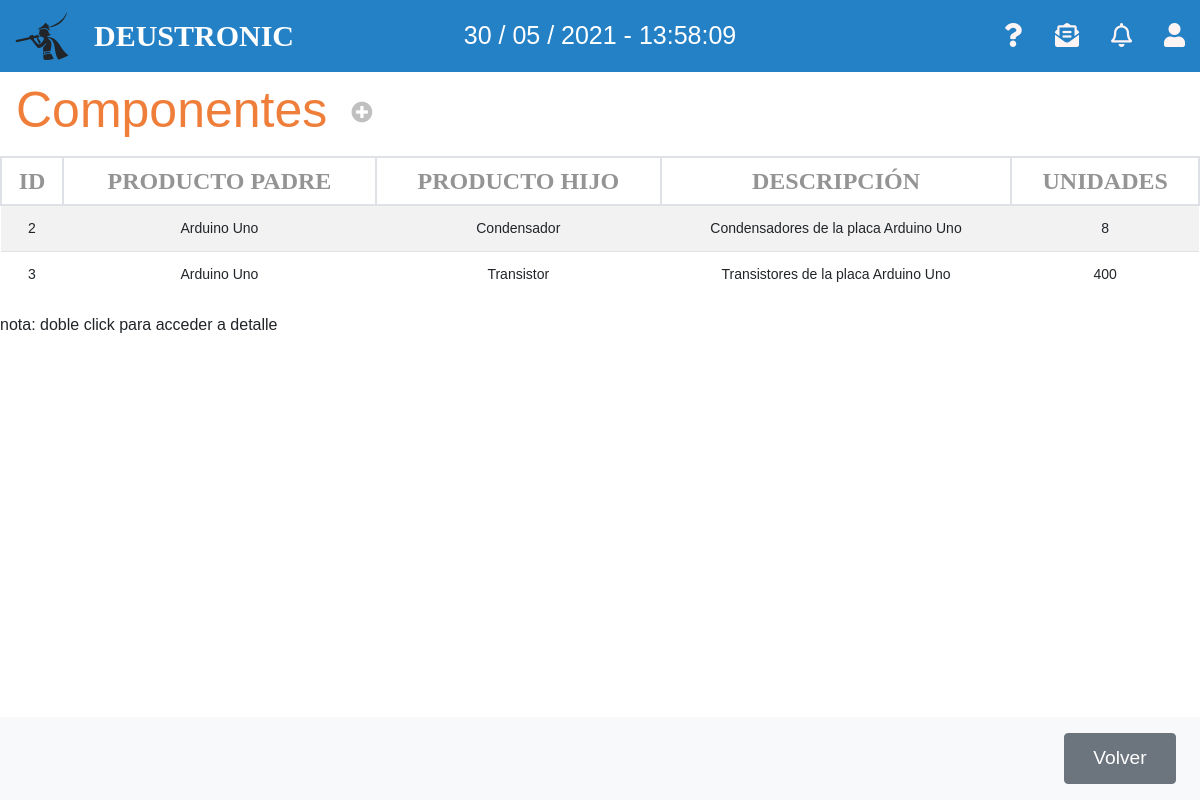
The page /appEntrega/componentes/ on the database as committed earlier.
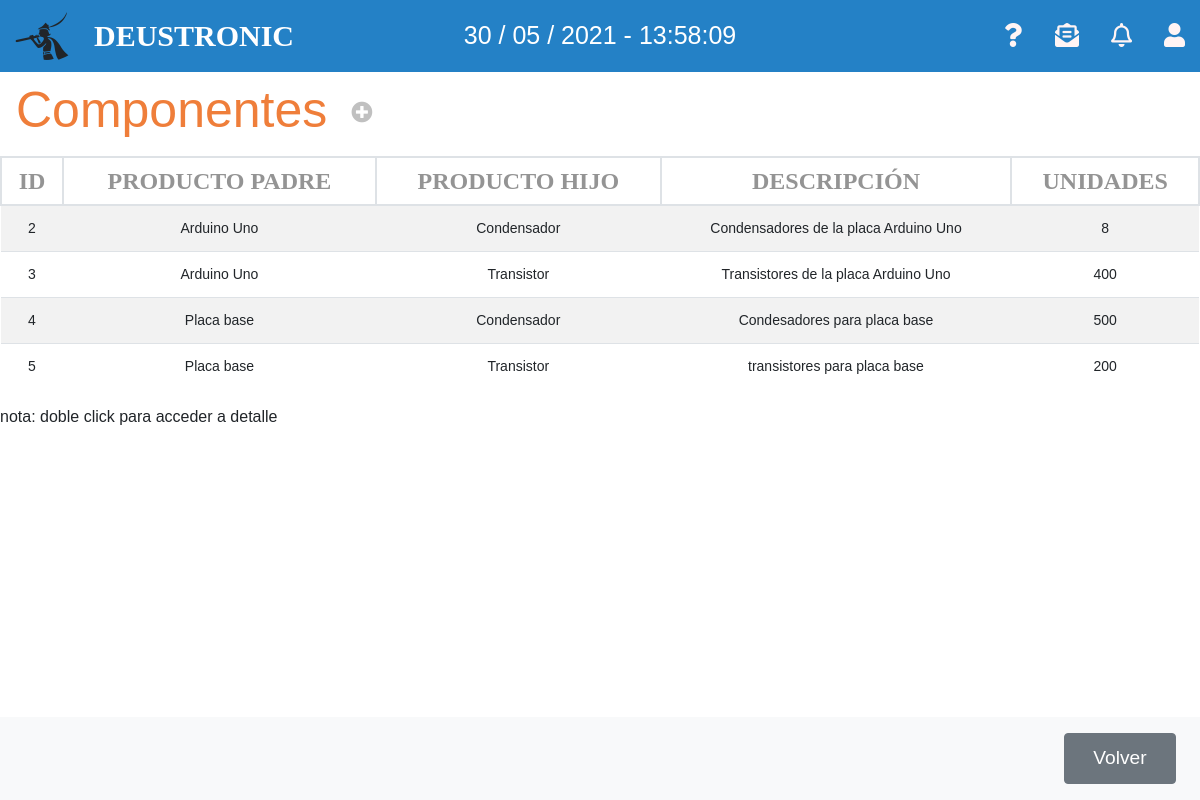
The same page on the database as committed later.
### appEntrega/models.py (models this page shows, shortened)
class Componente(models.Model):
    componente_producto_padre = models.ForeignKey(Producto, related_name='producto_padre', null=False,
                                                  on_delete=models.CASCADE,
                                                  default=0)
    componente_producto = models.ForeignKey(Producto, related_name='producto', null=False, on_delete=models.CASCADE,
                                            default=0)
    componente_unidades = models.PositiveIntegerField(default=1)
    componente_descripcion = models.CharField(max_length=250)

class Producto(models.Model):
    producto_referencia = models.CharField(max_length=13, primary_key=True)
    producto_nombre = models.CharField(max_length=50)
    producto_descripcion = models.CharField(max_length=250)
    producto_categoria = models.CharField(max_length=50)
    producto_precio = models.DecimalField(max_digits=10, decimal_places=2, default=0)
    producto_pdf = models.FileField(blank=True,null=True)

### appEntrega/views.py (the view)
# urls.py: path('componentes/', ComponenteListView.as_view(), name='listaComponente'),
class ComponenteListView(ListView):
    model = Componente
    template_name = 'listaComponentes.html'
    context_object_name = 'lista_componentes'

### appEntrega/templates/listaComponentes.html
{% extends 'base.html' %}
{% block content %}
<div class="">
    <nav class="navbar navbar-light table-navbar">
        <h2 class="orange-color">Componentes</h2>
        <ul class="navbar-nav mr-auto flex-row">
            <li class="nav-item m-0 ml-3">
                <i class="fas fa-plus-circle fa-lg c-grey"
                    onclick="location.href='http://127.0.0.1:8000/appEntrega/componentes/nuevo/'"></i>
            </li>
        </ul>
    </nav>
</div>
<div class="row">
    <div class="col-md-12">
        <table class="table-deustronic table table-striped table-hover">
            <thead>
                <tr>
                    <th>ID</th>
                    <th>PRODUCTO PADRE</th>
                    <th>PRODUCTO HIJO</th>
                    <th>DESCRIPCIÓN</th>
                    <th>UNIDADES</th>
                </tr>
            </thead>
            <tbody>
                {% if lista_componentes %}
                {% for comp in lista_componentes %}
                <tr ondblclick="location.href='http://127.0.0.1:8000/appEntrega/componentes/{{comp.pk}}/editar'">
                    <td>{{comp.pk}}</td>
                    <td>{{comp.componente_producto_padre.producto_nombre}}</td>
                    <td>{{comp.componente_producto.producto_nombre}}</td>
                    <td>{{comp.componente_descripcion}}</td>
                    <td>{{comp.componente_unidades}}</td>
                </tr>
                {% endfor %}
                {% else %}
                <tr>
                    <td colspan="5">
                        <p>No existen Componentes</p>
                    </td>
                </tr>
                {% endif %}
            </tbody>
        </table>
        <p>nota: doble click para acceder a detalle</p>
    </div>
</div>
<nav class="navbar navbar-light bg-light fixed-bottom">
    <div class="form-inline ml-auto">
        <button onclick="location.href='http://127.0.0.1:8000/appEntrega'" class="btn boton-nav btn-secondary m-2"
            type="button">Volver</button>
    </div>
</nav>
{% endblock %}

Rows that differ between the two databases and show on the page:
added Componente: pk "4", componente_producto_padre.producto_nombre "Placa base", componente_producto.producto_nombre "Condensador", componente_descripcion "Condesadores para placa base", componente_unidades "500"
added Componente: pk "5", componente_producto_padre.producto_nombre "Placa base", componente_producto.producto_nombre "Transistor", componente_descripcion "transistores para placa base", componente_unidades "200"
